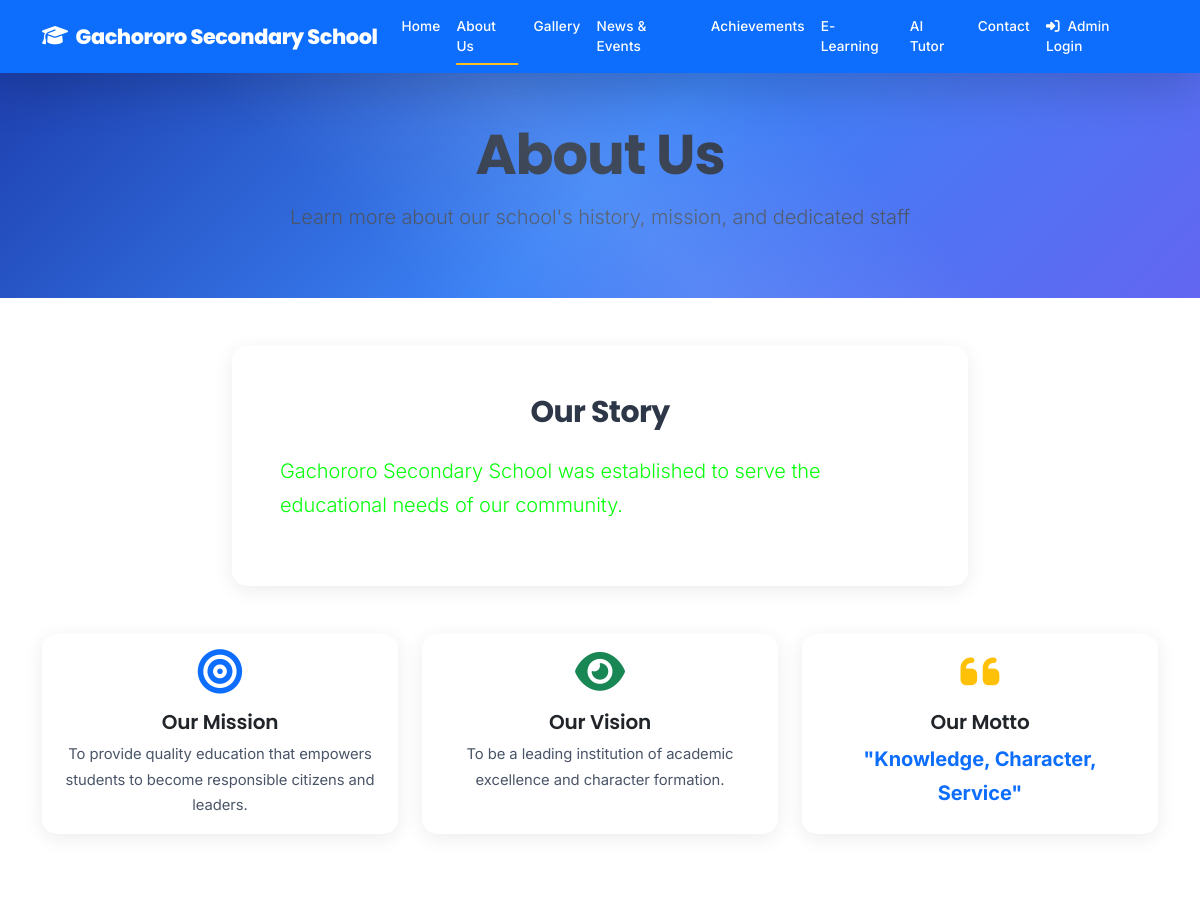
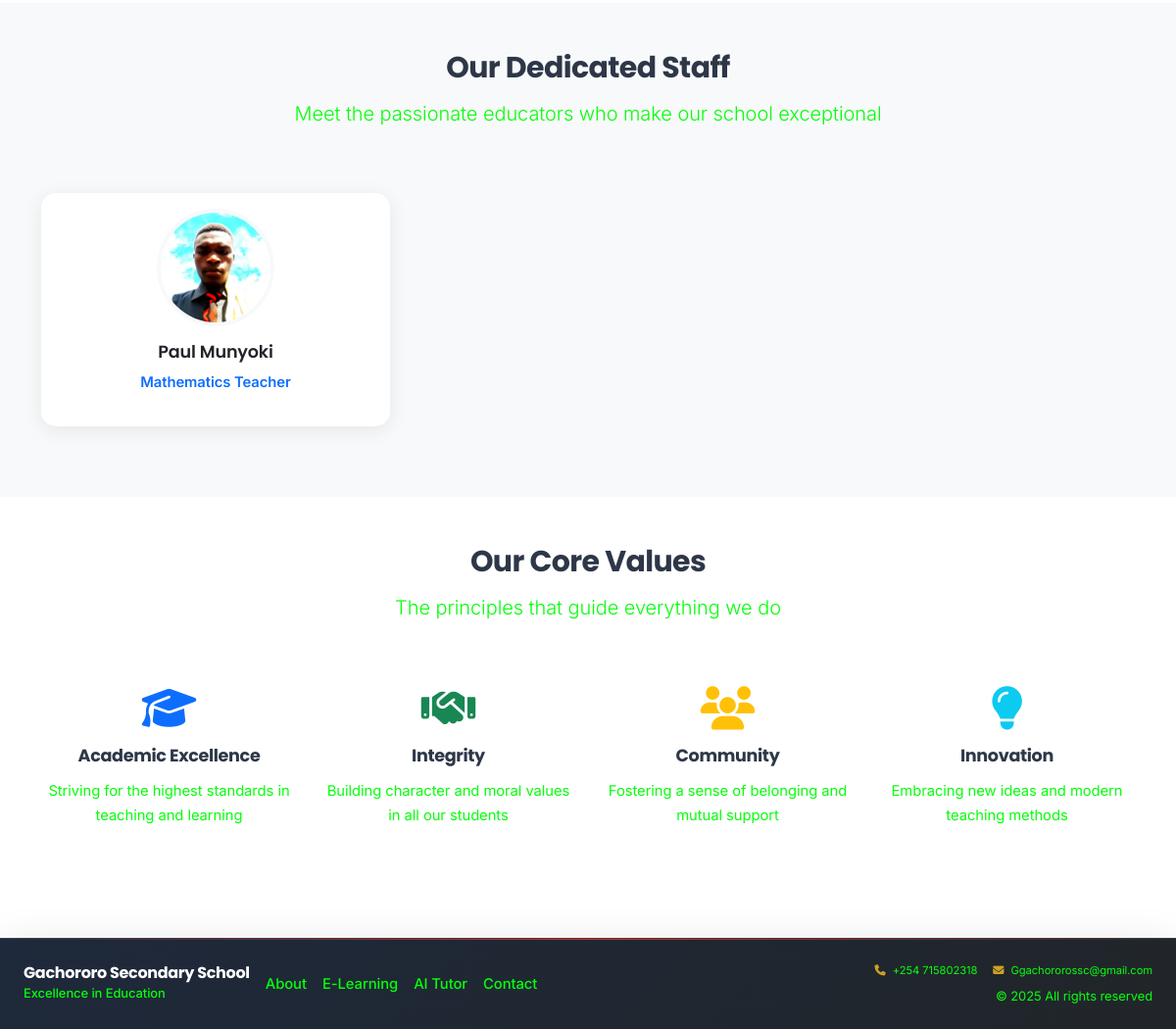
Before: /about with the older database file (2 pictures, top to bottom).
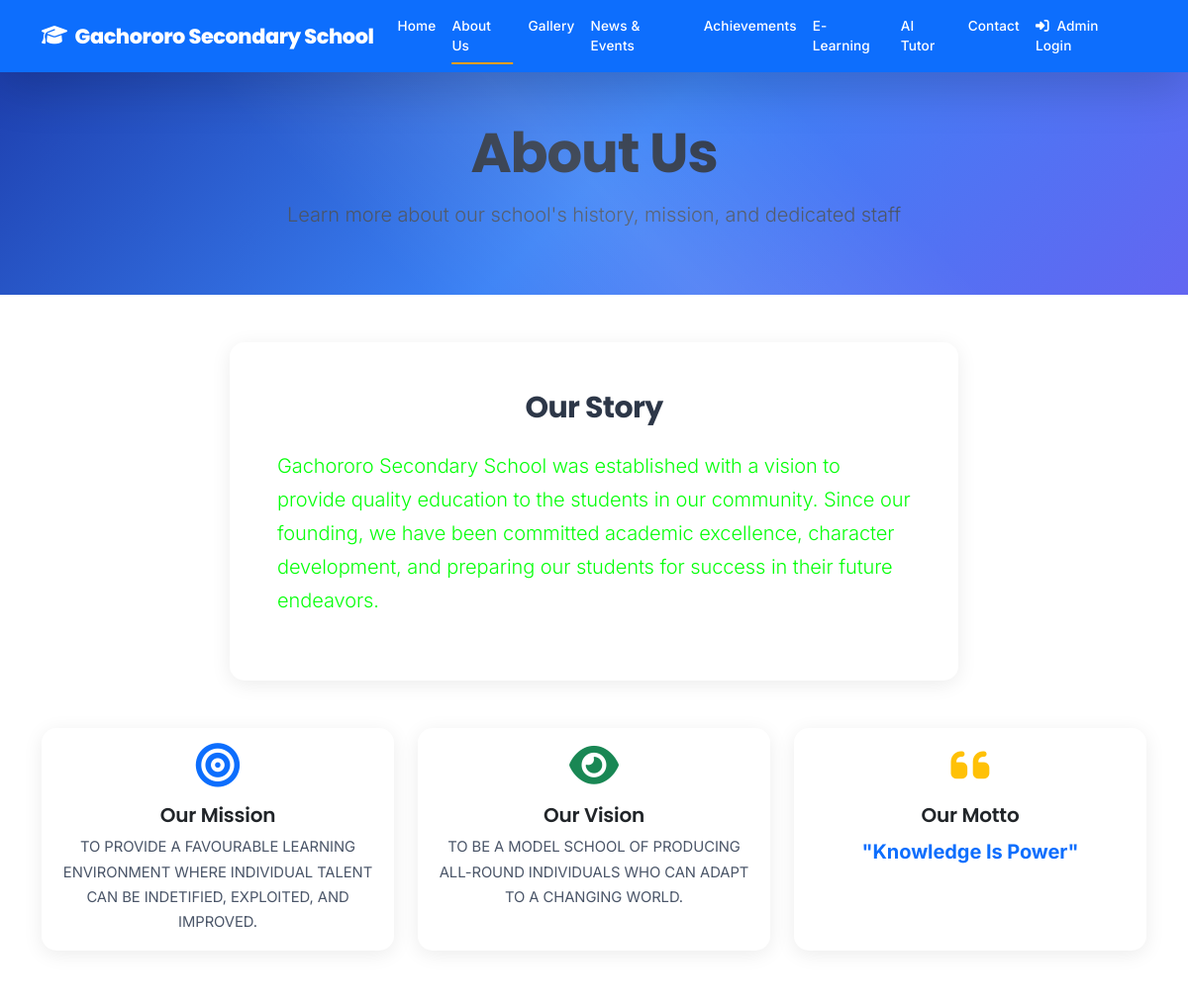
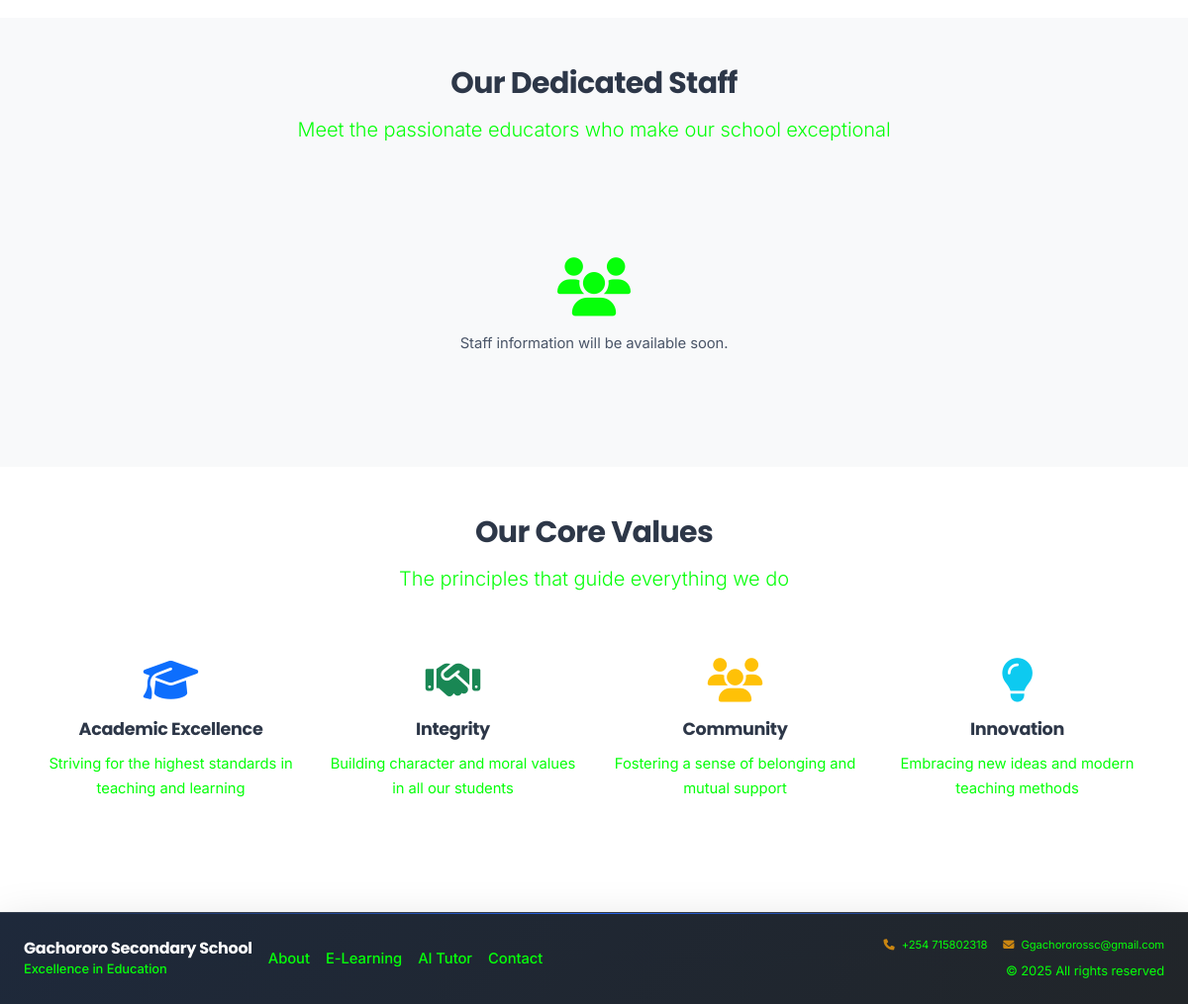
After: the same page with the newer database file (2 pictures, top to bottom).
### models.py (models this page shows, shortened)
class SchoolContent(db.Model):
    id = db.Column(db.Integer, primary_key=True)
    school_name = db.Column(db.String(200), default='Gachororo Secondary School')
    principal_message = db.Column(db.Text)
    mission = db.Column(db.Text)
    vision = db.Column(db.Text)
    motto = db.Column(db.String(200))
    history = db.Column(db.Text)
    achievements = db.Column(db.Text)
    contact_address = db.Column(db.Text)
    contact_phone = db.Column(db.String(50))
    contact_email = db.Column(db.String(120))
    date_updated = db.Column(db.DateTime, default=datetime.utcnow, onupdate=datetime.utcnow)

class StaffMember(db.Model):
    id = db.Column(db.Integer, primary_key=True)
    name = db.Column(db.String(200), nullable=False)
    position = db.Column(db.String(200), nullable=False)
    qualifications = db.Column(db.Text)
    subjects = db.Column(db.String(500))
    photo_filename = db.Column(db.String(200))
    date_added = db.Column(db.DateTime, default=datetime.utcnow)

### app.py (the view)
@app.route('/about')
def about():
    content = SchoolContent.query.first()
    staff_members = StaffMember.query.all()
    return render_template('about.html', content=content, staff_members=staff_members)

### app.py (called while the page is built)
@app.context_processor
def inject_global_vars():
    try:
        current_theme = ThemeSettings.query.filter_by(is_active=True).first()
        theme_name = current_theme.theme_name if current_theme else 'blue'
        active_video = VideoSettings.query.filter_by(is_active=True).first()
        return {
            'current_theme': theme_name,
            'active_video': active_video
        }
    except:
        return {
            'current_theme': 'blue',
            'active_video': None
        }

### templates/about.html (shortened to what the changed rows need)
{% extends "base.html" %}
{% block content %}
<section class="page-header bg-primary text-white py-5">
    <div class="container">
        <div class="row">
            <div class="col-12 text-center">
                <h1 class="display-4 fw-bold">About Us</h1>
            </div>
        </div>
    </div>
</section>
<section class="py-5">
    <div class="container">
        <div class="row">
            <div class="col-lg-8 mx-auto">
                <div class="card shadow-sm mb-5">
                    <div class="card-body p-5">
                        <h2 class="text-center mb-4">Our Story</h2>
                        {% if content and content.history %}
                            <p class="lead text-muted">{{ content.history }}</p>
                        {% endif %}
                    </div>
                </div>
            </div>
        </div>
        <div class="row">
            <div class="col-md-4 mb-4">
                <div class="card h-100 text-center">
                    <div class="card-body">
                        <div class="mb-3">
                            <i class="fas fa-bullseye fa-3x text-primary"></i>
                        </div>
                        <h4 class="card-title">Our Mission</h4>
                        <p class="card-text">
                            {% if content and content.mission %}
                                {{ content.mission }}
                            {% else %}
                                TO PROVIDE A FAVOURABLE LEARNING ENVIRONMENT WHERE INDIVIDUAL TALENT CAN BE INDETIFIED, EXPLOITED, AND IMPROVED.
                            {% endif %}
                        </p>
                    </div>
                </div>
            </div>
            <div class="col-md-4 mb-4">
                <div class="card h-100 text-center">
                    <div class="card-body">
                        <div class="mb-3">
                            <i class="fas fa-eye fa-3x text-success"></i>
                        </div>
                        <h4 class="card-title">Our Vision</h4>
                        <p class="card-text">
                            {% if content and content.vision %}
                                {{ content.vision }}
                            {% else %}
                                TO BE A MODEL SCHOOL OF PRODUCING ALL-ROUND INDIVIDUALS WHO CAN ADAPT TO A CHANGING WORLD.
                            {% endif %}
                        </p>
                    </div>
                </div>
            </div>
            <div class="col-md-4 mb-4">
                <div class="card h-100 text-center">
                    <div class="card-body">
                        <div class="mb-3">
                            <i class="fas fa-quote-left fa-3x text-warning"></i>
                        </div>
                        <h4 class="card-title">Our Motto</h4>
                        <p class="card-text fs-5 fw-bold text-primary">
                            {% if content and content.motto %}
                                "{{ content.motto }}"
                            {% else %}
                                "Knowledge is Power"
                            {% endif %}
                        </p>
                    </div>
                </div>
            </div>
        </div>
    </div>
</section>
<section class="py-5 bg-light">
    <div class="container">
        <div class="row">
            <div class="col-12 text-center mb-5">
                <h2>Our Dedicated Staff</h2>
            </div>
        </div>
        {% if staff_members %}
            <div class="row">
                {% for staff in staff_members %}
                    <div class="col-lg-4 col-md-6 mb-4">
                        <div class="card staff-card h-100">
                            <div class="card-body text-center">
                                {% if staff.photo_filename %}
                                    <img src="{{ url_for('gallery_file', filename=staff.photo_filename) }}"
                                         class="staff-photo mb-3"
                                         alt="{{ staff.name }}">
                                {% else %}
                                    <div class="staff-photo-placeholder mb-3">
                                        <i class="fas fa-user fa-3x text-muted"></i>
                                    </div>
                                {% endif %}
                                <h5 class="card-title">{{ staff.name }}</h5>
                                <p class="text-primary fw-semibold">{{ staff.position }}</p>
                            </div>
                        </div>
                    </div>
                {% endfor %}
            </div>
        {% else %}
            <div class="text-center text-muted py-5">
                <i class="fas fa-users fa-4x mb-3"></i>
                <p>Staff information will be available soon.</p>
            </div>
        {% endif %}
    </div>
</section>
<section class="py-5">
    <div class="container">
        <div class="row">
            <div class="col-12 text-center mb-5">
                <h2>Our Core Values</h2>
            </div>
        </div>
    </div>
</section>
{% endblock %}

Changed rows visible on the page:
removed StaffMember: photo_filename (picture), name "Paul Munyoki", position "Mathematics Teacher"
changed SchoolContent: history "Gachororo Secondary School was established to serve the educational needs of our community." → "…Secondary School was established with a vision to provide quality education to the students in our community. Since our founding, we have been committed academic excellence, character development, and preparing our students for success in their future endeavors."; mission "To provide quality education that empowers students to become responsible citizens and leaders." → "TO PROVIDE A FAVOURABLE LEARNING ENVIRONMENT WHERE INDIVIDUAL TALENT CAN BE INDETIFIED, EXPLOITED, AND IMPROVED."; vision "To be a leading institution of academic excellence and character formation." → "TO BE A MODEL SCHOOL OF PRODUCING ALL-ROUND INDIVIDUALS WHO CAN ADAPT TO A CHANGING WORLD."; motto "Knowledge, Character, Service" → "Knowledge Is Power"
Other visible differences:
text now shown: "Staff information will be available soon."
